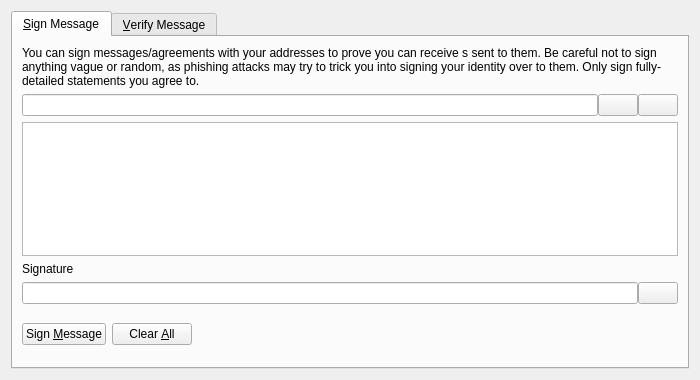
<?xml version="1.0" encoding="UTF-8"?>
<ui version="4.0">
 <class>SignVerifyMessageDialog</class>
 <widget class="QDialog" name="SignVerifyMessageDialog">
  <property name="geometry">
   <rect>
    <x>0</x>
    <y>0</y>
    <width>700</width>
    <height>380</height>
   </rect>
  </property>
  <property name="windowTitle">
   <string>Signatures - Sign / Verify a Message</string>
  </property>
  <property name="modal">
   <bool>true</bool>
  </property>
  <layout class="QVBoxLayout" name="verticalLayout">
   <item>
    <widget class="QTabWidget" name="tabWidget">
     <property name="currentIndex">
      <number>0</number>
     </property>
     <widget class="QWidget" name="tabSignMessage">
      <attribute name="title">
       <string>&amp;Sign Message</string>
      </attribute>
      <layout class="QVBoxLayout" name="verticalLayout_SM">
       <item>
        <widget class="QLabel" name="infoLabel_SM">
         <property name="text">
          <string>You can sign messages/agreements with your addresses to prove you can receive s sent to them. Be careful not to sign anything vague or random, as phishing attacks may try to trick you into signing your identity over to them. Only sign fully-detailed statements you agree to.</string>
         </property>
         <property name="textFormat">
          <enum>Qt::PlainText</enum>
         </property>
         <property name="wordWrap">
          <bool>true</bool>
         </property>
        </widget>
       </item>
       <item>
        <layout class="QHBoxLayout" name="horizontalLayout_1_SM">
         <property name="spacing">
          <number>0</number>
         </property>
         <item>
          <widget class="QValidatedLineEdit" name="addressIn_SM">
           <property name="toolTip">
            <string>The  address to sign the message with</string>
           </property>
          </widget>
         </item>
         <item>
          <widget class="QPushButton" name="addressBookButton_SM">
           <property name="toolTip">
            <string>Choose previously used address</string>
           </property>
           <property name="text">
            <string/>
           </property>
           <property name="icon">
            <iconset resource="../bitcoin.qrc">
             <normaloff>:/icons/address-book</normaloff>:/icons/address-book</iconset>
           </property>
           <property name="shortcut">
            <string>Alt+A</string>
           </property>
           <property name="autoDefault">
            <bool>false</bool>
           </property>
          </widget>
         </item>
         <item>
          <widget class="QPushButton" name="pasteButton_SM">
           <property name="toolTip">
            <string>Paste address from clipboard</string>
           </property>
           <property name="text">
            <string/>
           </property>
           <property name="icon">
            <iconset resource="../bitcoin.qrc">
             <normaloff>:/icons/editpaste</normaloff>:/icons/editpaste</iconset>
           </property>
           <property name="shortcut">
            <string>Alt+P</string>
           </property>
           <property name="autoDefault">
            <bool>false</bool>
           </property>
          </widget>
         </item>
        </layout>
       </item>
       <item>
        <widget class="QPlainTextEdit" name="messageIn_SM">
         <property name="toolTip">
          <string>Enter the message you want to sign here</string>
         </property>
        </widget>
       </item>
       <item>
        <widget class="QLabel" name="signatureLabel_SM">
         <property name="text">
          <string>Signature</string>
         </property>
         <property name="textFormat">
          <enum>Qt::PlainText</enum>
         </property>
        </widget>
       </item>
       <item>
        <layout class="QHBoxLayout" name="horizontalLayout_2_SM">
         <property name="spacing">
          <number>0</number>
         </property>
         <item>
          <widget class="QLineEdit" name="signatureOut_SM">
           <property name="font">
            <font>
             <italic>true</italic>
            </font>
           </property>
           <property name="readOnly">
            <bool>true</bool>
           </property>
          </widget>
         </item>
         <item>
          <widget class="QPushButton" name="copySignatureButton_SM">
           <property name="toolTip">
            <string>Copy the current signature to the system clipboard</string>
           </property>
           <property name="text">
            <string/>
           </property>
           <property name="icon">
            <iconset resource="../bitcoin.qrc">
             <normaloff>:/icons/editcopy</normaloff>:/icons/editcopy</iconset>
           </property>
           <property name="autoDefault">
            <bool>false</bool>
           </property>
          </widget>
         </item>
        </layout>
       </item>
       <item>
        <layout class="QHBoxLayout" name="horizontalLayout_3_SM">
         <item>
          <widget class="QPushButton" name="signMessageButton_SM">
           <property name="toolTip">
            <string>Sign the message to prove you own this  address</string>
           </property>
           <property name="text">
            <string>Sign &amp;Message</string>
           </property>
           <property name="icon">
            <iconset resource="../bitcoin.qrc">
             <normaloff>:/icons/edit</normaloff>:/icons/edit</iconset>
           </property>
           <property name="autoDefault">
            <bool>false</bool>
           </property>
          </widget>
         </item>
         <item>
          <widget class="QPushButton" name="clearButton_SM">
           <property name="toolTip">
            <string>Reset all sign message fields</string>
           </property>
           <property name="text">
            <string>Clear &amp;All</string>
           </property>
           <property name="icon">
            <iconset resource="../bitcoin.qrc">
             <normaloff>:/icons/remove</normaloff>:/icons/remove</iconset>
           </property>
           <property name="autoDefault">
            <bool>false</bool>
           </property>
          </widget>
         </item>
         <item>
          <spacer name="horizontalSpacer_1_SM">
           <property name="orientation">
            <enum>Qt::Horizontal</enum>
           </property>
           <property name="sizeHint" stdset="0">
            <size>
             <width>40</width>
             <height>48</height>
            </size>
           </property>
          </spacer>
         </item>
         <item>
          <widget class="QLabel" name="statusLabel_SM">
           <property name="font">
            <font>
             <weight>75</weight>
             <bold>true</bold>
            </font>
           </property>
           <property name="text">
            <string/>
           </property>
           <property name="wordWrap">
            <bool>true</bool>
           </property>
          </widget>
         </item>
         <item>
          <spacer name="horizontalSpacer_2_SM">
           <property name="orientation">
            <enum>Qt::Horizontal</enum>
           </property>
           <property name="sizeHint" stdset="0">
            <size>
             <width>40</width>
             <height>48</height>
            </size>
           </property>
          </spacer>
         </item>
        </layout>
       </item>
      </layout>
     </widget>
     <widget class="QWidget" name="tabVerifyMessage">
      <attribute name="title">
       <string>&amp;Verify Message</string>
      </attribute>
      <layout class="QVBoxLayout" name="verticalLayout_VM">
       <item>
        <widget class="QLabel" name="infoLabel_VM">
         <property name="text">
          <string>Enter the receiver's address, message (ensure you copy line breaks, spaces, tabs, etc. exactly) and signature below to verify the message. Be careful not to read more into the signature than what is in the signed message itself, to avoid being tricked by a man-in-the-middle attack. Note that this only proves the signing party receives with the address, it cannot prove sendership of any transaction!</string>
         </property>
         <property name="textFormat">
          <enum>Qt::PlainText</enum>
         </property>
         <property name="alignment">
          <set>Qt::AlignLeading|Qt::AlignLeft|Qt::AlignTop</set>
         </property>
         <property name="wordWrap">
          <bool>true</bool>
         </property>
        </widget>
       </item>
       <item>
        <layout class="QHBoxLayout" name="horizontalLayout_1_VM">
         <property name="spacing">
          <number>0</number>
         </property>
         <item>
          <widget class="QValidatedLineEdit" name="addressIn_VM">
           <property name="toolTip">
            <string>The  address the message was signed with</string>
           </property>
          </widget>
         </item>
         <item>
          <widget class="QPushButton" name="addressBookButton_VM">
           <property name="toolTip">
            <string>Choose previously used address</string>
           </property>
           <property name="text">
            <string/>
           </property>
           <property name="icon">
            <iconset resource="../bitcoin.qrc">
             <normaloff>:/icons/address-book</normaloff>:/icons/address-book</iconset>
           </property>
           <property name="shortcut">
            <string>Alt+A</string>
           </property>
           <property name="autoDefault">
            <bool>false</bool>
           </property>
          </widget>
         </item>
        </layout>
       </item>
       <item>
        <widget class="QPlainTextEdit" name="messageIn_VM"/>
       </item>
       <item>
        <widget class="QValidatedLineEdit" name="signatureIn_VM"/>
       </item>
       <item>
        <layout class="QHBoxLayout" name="horizontalLayout_2_VM">
         <item>
          <widget class="QPushButton" name="verifyMessageButton_VM">
           <property name="toolTip">
            <string>Verify the message to ensure it was signed with the specified  address</string>
           </property>
           <property name="text">
            <string>Verify &amp;Message</string>
           </property>
           <property name="icon">
            <iconset resource="../bitcoin.qrc">
             <normaloff>:/icons/transaction_0</normaloff>:/icons/transaction_0</iconset>
           </property>
           <property name="autoDefault">
            <bool>false</bool>
           </property>
          </widget>
         </item>
         <item>
          <widget class="QPushButton" name="clearButton_VM">
           <property name="toolTip">
            <string>Reset all verify message fields</string>
           </property>
           <property name="text">
            <string>Clear &amp;All</string>
           </property>
           <property name="icon">
            <iconset resource="../bitcoin.qrc">
             <normaloff>:/icons/remove</normaloff>:/icons/remove</iconset>
           </property>
           <property name="autoDefault">
            <bool>false</bool>
           </property>
          </widget>
         </item>
         <item>
          <spacer name="horizontalSpacer_1_VM">
           <property name="orientation">
            <enum>Qt::Horizontal</enum>
           </property>
           <property name="sizeHint" stdset="0">
            <size>
             <width>40</width>
             <height>48</height>
            </size>
           </property>
          </spacer>
         </item>
         <item>
          <widget class="QLabel" name="statusLabel_VM">
           <property name="font">
            <font>
             <weight>75</weight>
             <bold>true</bold>
            </font>
           </property>
           <property name="text">
            <string/>
           </property>
           <property name="wordWrap">
            <bool>true</bool>
           </property>
          </widget>
         </item>
         <item>
          <spacer name="horizontalSpacer_2_VM">
           <property name="orientation">
            <enum>Qt::Horizontal</enum>
           </property>
           <property name="sizeHint" stdset="0">
            <size>
             <width>40</width>
             <height>48</height>
            </size>
           </property>
          </spacer>
         </item>
        </layout>
       </item>
      </layout>
     </widget>
    </widget>
   </item>
  </layout>
 </widget>
 <customwidgets>
  <customwidget>
   <class>QValidatedLineEdit</class>
   <extends>QLineEdit</extends>
   <header>qt/qvalidatedlineedit.h</header>
  </customwidget>
 </customwidgets>
 <resources>
  <include location="../bitcoin.qrc"/>
 </resources>
 <connections/>
</ui>
